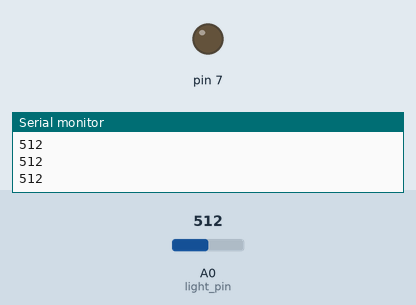
Recording of a sketch running on a simulated Arduino Uno, built with avr-gcc and run on an emulated ATmega328P. On the bench: output pins drawn as LEDs (lit = HIGH), the last lines printed to the serial monitor. The inputs (shaded band) are chosen by the test bench; at power-on: A0 (light_pin) = 512.

Above: at 1.2 s.
1.3 s: A0 (light_pin) set to 487
At 1.6 s:
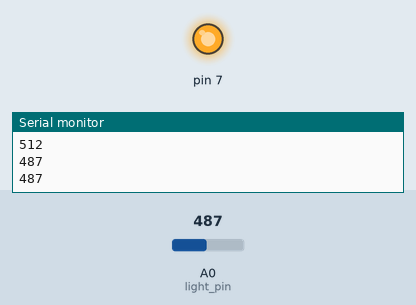
2.8 s: A0 (light_pin) set to 510
At 4.1 s:
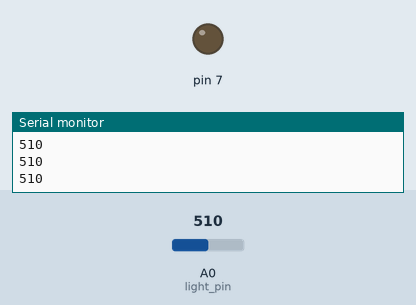
4.4 s: A0 (light_pin) set to 490
At 5.5 s:
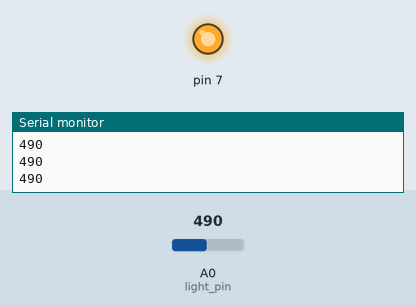
Timing chart, 0 to 7.4 s (numbered marks = the images above; inputs shaded):
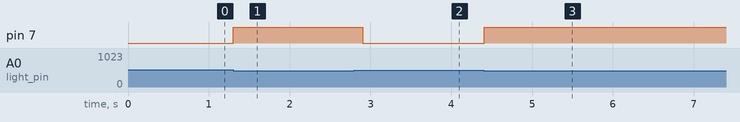

Measured:
- the behaviour switches between 501 and 500 on A0 (light_pin) (found by bisection; images 0 and 1)
- after the input at 1.3 s, pin 7: LOW → HIGH at once
- after the input at 2.8 s, pin 7: HIGH → LOW after 0.11 s
- after the input at 4.4 s, pin 7: LOW → HIGH at once

The sketch:

201276741.ino
```cpp
int light_pin = A0;

void setup(){
  Serial.begin(9600);
  pinMode(7, OUTPUT);
  pinMode(light_pin, INPUT);
}

void loop(){
 int abe = analogRead(light_pin);
 Serial.println(abe);
  if(abe<=500){
    digitalWrite(7, HIGH);
    delay(100);
  }
  else{
    digitalWrite(7, LOW);
  }
 delay(100);
}
```
